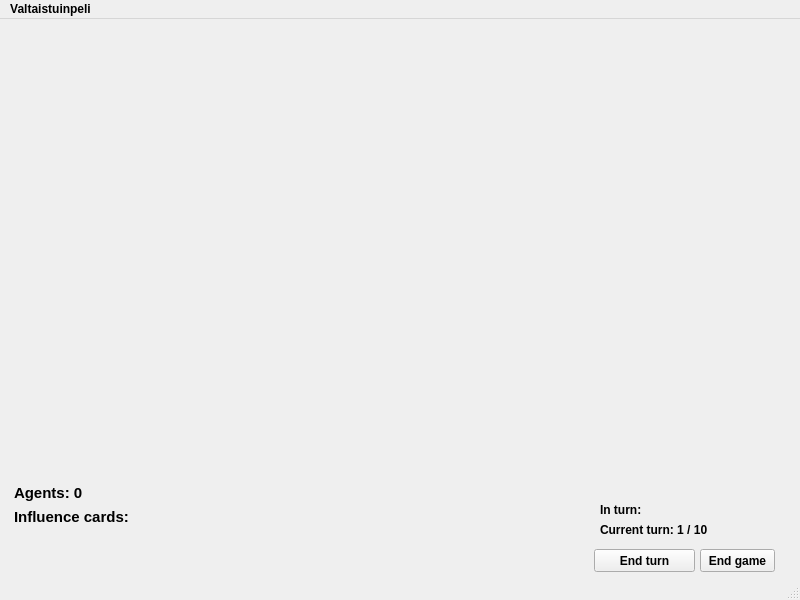
<?xml version="1.0" encoding="UTF-8"?>
<ui version="4.0">
 <class>MainWindow</class>
 <widget class="QMainWindow" name="MainWindow">
  <property name="geometry">
   <rect>
    <x>0</x>
    <y>0</y>
    <width>800</width>
    <height>600</height>
   </rect>
  </property>
  <property name="font">
   <font>
    <weight>75</weight>
    <bold>true</bold>
   </font>
  </property>
  <property name="windowTitle">
   <string>MainWindow</string>
  </property>
  <property name="autoFillBackground">
   <bool>true</bool>
  </property>
  <property name="styleSheet">
   <string notr="true"/>
  </property>
  <widget class="QWidget" name="centralwidget">
   <widget class="QPushButton" name="exitGameButton">
    <property name="geometry">
     <rect>
      <x>700</x>
      <y>530</y>
      <width>75</width>
      <height>23</height>
     </rect>
    </property>
    <property name="text">
     <string>End game</string>
    </property>
   </widget>
   <widget class="QWidget" name="gridWidget" native="true">
    <property name="geometry">
     <rect>
      <x>0</x>
      <y>0</y>
      <width>678</width>
      <height>447</height>
     </rect>
    </property>
    <property name="autoFillBackground">
     <bool>true</bool>
    </property>
    <layout class="QGridLayout" name="gridLayout">
     <property name="leftMargin">
      <number>0</number>
     </property>
     <property name="topMargin">
      <number>0</number>
     </property>
     <property name="rightMargin">
      <number>0</number>
     </property>
     <property name="bottomMargin">
      <number>0</number>
     </property>
     <property name="spacing">
      <number>0</number>
     </property>
    </layout>
   </widget>
   <widget class="QWidget" name="gridLayoutWidget">
    <property name="geometry">
     <rect>
      <x>0</x>
      <y>440</y>
      <width>351</width>
      <height>114</height>
     </rect>
    </property>
    <layout class="QGridLayout" name="cardGrid">
     <property name="sizeConstraint">
      <enum>QLayout::SetFixedSize</enum>
     </property>
     <item row="0" column="0" alignment="Qt::AlignTop">
      <widget class="QLabel" name="agentsAmount">
       <property name="font">
        <font>
         <pointsize>11</pointsize>
        </font>
       </property>
       <property name="autoFillBackground">
        <bool>false</bool>
       </property>
       <property name="styleSheet">
        <string notr="true">margin-left: 10px; margin-top: 25px; margin-bottom: 0px</string>
       </property>
       <property name="text">
        <string>Agents: 0</string>
       </property>
      </widget>
     </item>
     <item row="1" column="0" alignment="Qt::AlignTop">
      <widget class="QLabel" name="label">
       <property name="font">
        <font>
         <pointsize>11</pointsize>
        </font>
       </property>
       <property name="styleSheet">
        <string notr="true">margin-left: 10px;</string>
       </property>
       <property name="text">
        <string>Influence cards:</string>
       </property>
      </widget>
     </item>
    </layout>
   </widget>
   <widget class="QLabel" name="currentPlayerLabel">
    <property name="geometry">
     <rect>
      <x>600</x>
      <y>480</y>
      <width>191</width>
      <height>21</height>
     </rect>
    </property>
    <property name="text">
     <string>In turn:</string>
    </property>
   </widget>
   <widget class="QPushButton" name="endTurnButton">
    <property name="geometry">
     <rect>
      <x>594</x>
      <y>530</y>
      <width>101</width>
      <height>23</height>
     </rect>
    </property>
    <property name="text">
     <string>End turn</string>
    </property>
   </widget>
   <widget class="QLabel" name="currentTurnLabel">
    <property name="geometry">
     <rect>
      <x>600</x>
      <y>500</y>
      <width>191</width>
      <height>21</height>
     </rect>
    </property>
    <property name="text">
     <string>Current turn: 1 / 10</string>
    </property>
   </widget>
  </widget>
  <widget class="QMenuBar" name="menubar">
   <property name="geometry">
    <rect>
     <x>0</x>
     <y>0</y>
     <width>800</width>
     <height>21</height>
    </rect>
   </property>
   <widget class="QMenu" name="menuValtaistuinpeli">
    <property name="title">
     <string>Valtaistuinpeli</string>
    </property>
   </widget>
   <addaction name="menuValtaistuinpeli"/>
  </widget>
  <widget class="QStatusBar" name="statusbar"/>
 </widget>
 <resources/>
 <connections/>
</ui>
